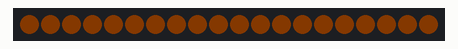
A sketch run on a simulated Arduino Uno, built with avr-gcc and run on an emulated ATmega328P. Parts: 20 RGB LEDs in strip order, left to right. Dim RGB values are drawn brighter than linear.

Above: at 0.45 s.
At 4.44 s:
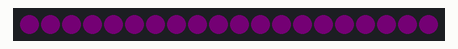
At 13.16 s:
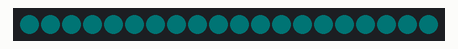
At 17.37 s:
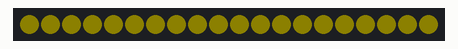
At 18.87 s:
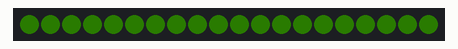
At 39.21 s:
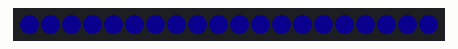

The sketch:

led-tester.ino
```cpp
#include "FastLED.h"

// How many leds in your strip?
#define NUM_LEDS 20

// For led chips like Neopixels, which have a data line, ground, and power, you just
// need to define DATA_PIN.  For led chipsets that are SPI based (four wires - data, clock,
// ground, and power), like the LPD8806 define both DATA_PIN and CLOCK_PIN
#define DATA_PIN 6
#define CLOCK_PIN 13

// Define the array of leds
CRGB leds[NUM_LEDS];

void setup() {

  	  FastLED.addLeds<NEOPIXEL, DATA_PIN>(leds, NUM_LEDS);
}

void loop() {
  static uint8_t val = 0;
  static uint8_t hue = 0;
  if(val > 70)
  {
    val = 0;
    hue += 30;
  }
  FastLED.showColor(CHSV(hue, 255, val++));
  delay(1);
}
```
